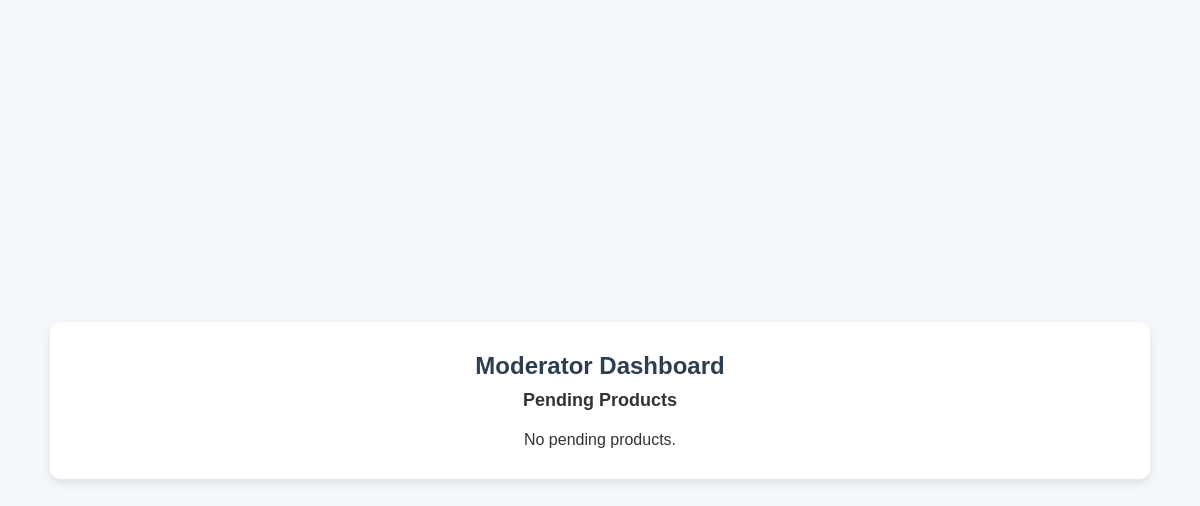
/accounts/moderator-dashboard/ (signed in), run on an earlier commit of the app's database.
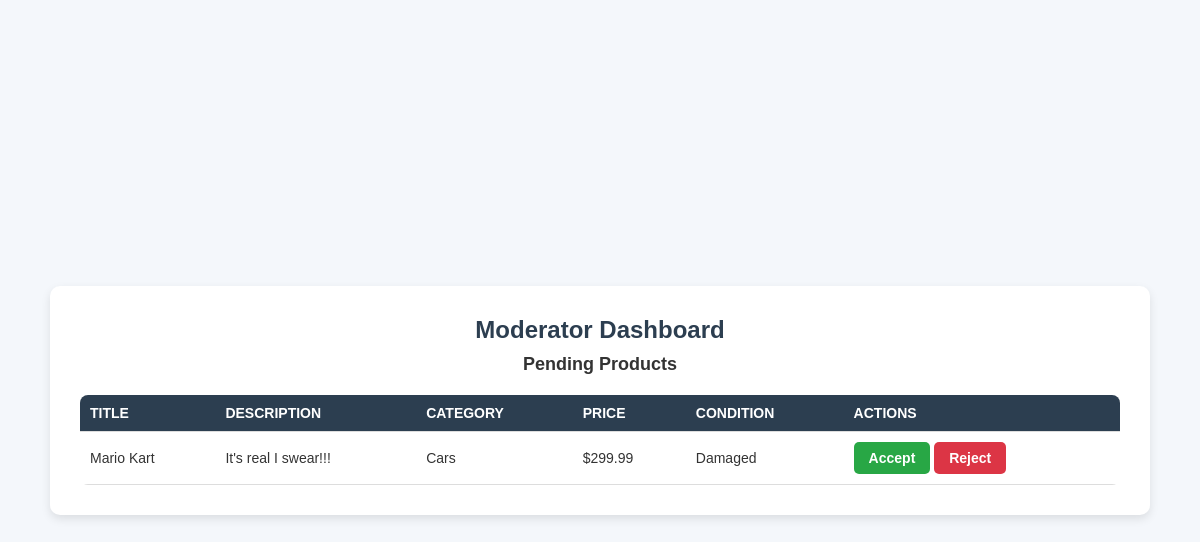
And on a later commit of the database.
### core/models.py (models this page shows, shortened)
class Product(models.Model):
    id = models.UUIDField(primary_key=True, default=uuid.uuid4, editable=False)
    title = models.CharField(max_length=50)
    description = models.TextField(max_length=256)
    category = models.ForeignKey(Category, on_delete=models.CASCADE)
    price = models.DecimalField(decimal_places=2, default=0, max_digits=6)
    image_url = models.CharField(max_length = 512)
    class Condition(models.TextChoices):
        NEW = 'New', 'New'
        LIKE_NEW = 'Like New', 'Like New'
        USED = 'Used', 'Used'
        DAMAGED = 'Damaged', 'Damaged'
    condition = models.CharField(
        max_length=20,
        choices=Condition.choices
    )
    user = models.ForeignKey(User, on_delete=models.CASCADE)
    date_created = models.DateTimeField(auto_now_add=True)
    date_updated = models.DateTimeField(auto_now=True)
    class State(models.TextChoices):
        PENDING = 'Pending', 'Pending'
        ACCEPTED = 'Accepted', 'Accepted'
        REJECTED = 'Rejected', 'Rejected'
    state = models.CharField(
        max_length=20,
        choices=State.choices,
        default=State.PENDING
    )

class Category(models.Model):
    id = models.UUIDField(primary_key=True, default=uuid.uuid4, editable=False)
    name = models.CharField(max_length=128)

### accounts/views.py (the view, shortened to what this page needs)
# urls.py: path('moderator-dashboard/', views.moderator_dashboard, name="moderator_dashboard"),
@login_required
def moderator_dashboard(request):
    user_profile = request.user.profile
    if user_profile.is_moderator() and not user_profile.is_approved():
        return redirect('accounts:waiting_for_approval')
    pending_products = Product.objects.filter(state=Product.State.PENDING)
    return render(request, 'accounts/moderator_dashboard.html', {'pending_products': pending_products})

### accounts/models.py (called while the page is built)
    def is_moderator(self):
        return self.user_type == 'moderator'

### accounts/templates/accounts/moderator_dashboard.html (shortened to what this page needs)
{% load static %}
<!DOCTYPE html>
<html lang="en">
<head>
    <link rel="stylesheet" href="{% static 'accounts/moderator_dashboard.css' %}">
</head>
<body>
    <div class="container">
        <header>
            <h1>Moderator Dashboard</h1>
            <h2>Pending Products</h2>
        </header>
        {% if pending_products %}
            <table class="product-table">
                <thead>
                    <tr>
                        <th>Title</th>
                        <th>Description</th>
                        <th>Category</th>
                        <th>Price</th>
                        <th>Condition</th>
                        <th>Actions</th>
                    </tr>
                </thead>
                <tbody>
                    {% for product in pending_products %}
                    <tr>
                        <td>{{ product.title }}</td>
                        <td>{{ product.description }}</td>
                        <td>{{ product.category.name }}</td>
                        <td>${{ product.price }}</td>
                        <td>{{ product.condition }}</td>
                        <td>
                            <form method="POST">
                                <button type="submit" name="new_state" value="Accepted" class="accept-btn">Accept</button>
                                <button type="submit" name="new_state" value="Rejected" class="reject-btn">Reject</button>
                            </form>
                        </td>
                    </tr>
                    {% endfor %}
                </tbody>
            </table>
        {% else %}
            <p class="no-products">No pending products.</p>
        {% endif %}
    </div>
</body>
</html>

### accounts/static/accounts/moderator_dashboard.css (style rules this page uses)
* { margin: 0; padding: 0; box-sizing: border-box; }
body { font-family: 'Cairo', sans-serif; background: #f4f7fb; color: #333; padding: 20px; display: flex; justify-content: center; align-items: center; min-height: 100vh; }
.container { width: 100%; max-width: 1100px; background: white; padding: 30px; border-radius: 10px; box-shadow: 0 4px 10px rgba(0, 0, 0, 0.1); }
header { text-align: center; margin-bottom: 20px; }
h1 { font-size: 24px; font-weight: bold; color: #2c3e50; }
h2 { font-size: 18px; font-weight: 600; margin-top: 10px; }
table { width: 100%; border-collapse: collapse; margin-top: 15px; border-radius: 8px; overflow: hidden; }
th, td { padding: 10px; text-align: left; border-bottom: 1px solid #ddd; }
th { background-color: #2c3e50; color: white; font-size: 14px; text-transform: uppercase; }
td { background-color: white; font-size: 14px; }
button { padding: 8px 15px; border: none; border-radius: 5px; font-size: 14px; font-weight: bold; cursor: pointer; transition: 0.3s ease; }
.accept-btn { background-color: #28a745; color: white; }
.reject-btn { background-color: #dc3545; color: white; }

What changed in the data, as far as the page shows it:
added Product: title "Mario Kart", description "It's real I swear!!!", category.name "Cars", price "299.99", condition "Damaged"
Also different on the page:
text no longer shown: "No pending products."
text now shown: "TITLE DESCRIPTION CATEGORY PRICE CONDITION ACTIONS"
